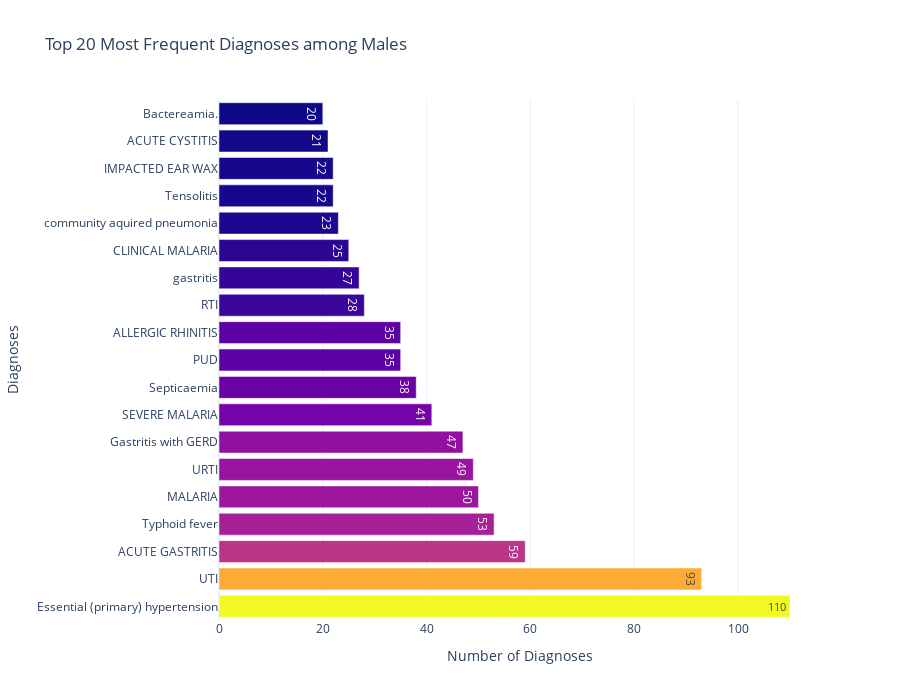

Source (notebook cell):
### Code cell
#Visual representation of Most frequently diagnosed among males using a bar chart

mal_bar = px.bar(male_diag,
                 x = 'Count',
                 y = 'diag_name',
                 orientation = 'h',
                 color = 'Count',
                 template = 'plotly_white',
                 height = 700,
                 text = 'Count',
                 title = ' Top 20 Most Frequent Diagnoses among Males'
                )
mal_bar.update_layout(xaxis_title = 'Number of Diagnoses',
                      yaxis_title = 'Diagnoses',
                      coloraxis_showscale =False
                     )
mal_bar.show()

### Figure 1 — Plotly figure (JSON) as saved in the notebook; plotly's stock layout.template omitted (floating-point values rounded to 4 significant figures)
{"data": [{"hovertemplate": "Count=%{marker.color}<br>diag_name=%{y}<extra></extra>", "legendgroup": "", "marker": {"color": [110, 93, 59, 53, 50, 49, 47, 41, 38, 35, 35, 28, 27, 25, 23, 22, 22, 21, 20], "coloraxis": "coloraxis", "pattern": {"shape": ""}}, "name": "", "orientation": "h", "showlegend": false, "text": [110.0, 93.0, 59.0, 53.0, 50.0, 49.0, 47.0, 41.0, 38.0, 35.0, 35.0, 28.0, 27.0, 25.0, 23.0, 22.0, 22.0, 21.0, 20.0], "textposition": "auto", "type": "bar", "x": [110, 93, 59, 53, 50, 49, 47, 41, 38, 35, 35, 28, 27, 25, 23, 22, 22, 21, 20], "xaxis": "x", "y": ["Essential (primary) hypertension", "UTI", "ACUTE GASTRITIS", "Typhoid fever", "MALARIA", "URTI", "Gastritis with GERD", "SEVERE MALARIA", "Septicaemia", "PUD", "ALLERGIC RHINITIS", "RTI", "gastritis", "CLINICAL MALARIA", "community aquired pneumonia", "Tensolitis", "IMPACTED EAR WAX", "ACUTE CYSTITIS", "Bactereamia."], "yaxis": "y"}], "layout": {"barmode": "relative", "coloraxis": {"colorbar": {"title": {"text": "Count"}}, "colorscale": [[0, "#0d0887"], [0.1111, "#46039f"], [0.2222, "#7201a8"], [0.3333, "#9c179e"], [0.4444, "#bd3786"], [0.5556, "#d8576b"], [0.6667, "#ed7953"], [0.7778, "#fb9f3a"], [0.8889, "#fdca26"], [1, "#f0f921"]], "showscale": false}, "height": 700, "legend": {"tracegroupgap": 0}, "title": {"text": " Top 20 Most Frequent Diagnoses among Males"}, "xaxis": {"anchor": "y", "domain": [0, 1], "title": {"text": "Number of Diagnoses"}}, "yaxis": {"anchor": "x", "domain": [0, 1], "title": {"text": "Diagnoses"}}}}
